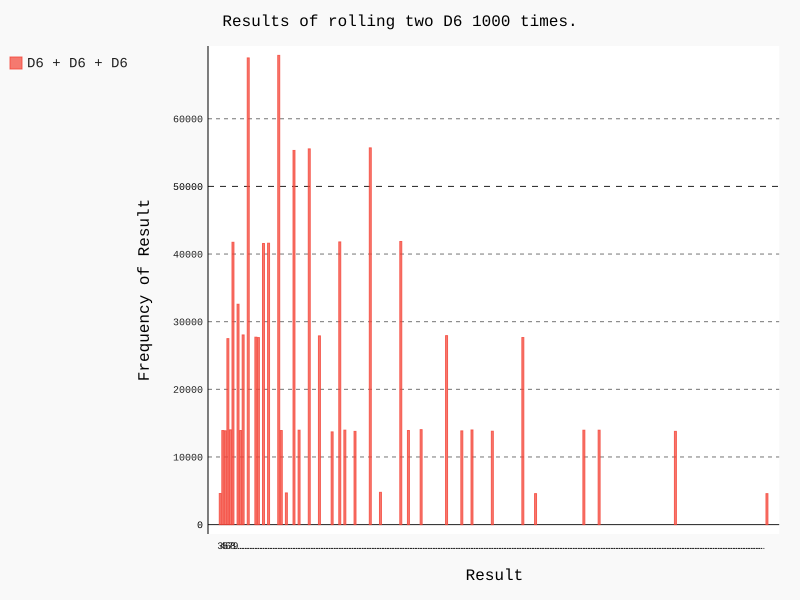

This chart was generated by the following Python code:
from die import Die

import pygal

# 创建两个D6
die_1 = Die(6)
die_2 = Die(6)
die_3 = Die(6)

# 掷几次骰子，并将结果储存在一个列表中
results = [die_1.roll() * die_2.roll() * die_3.roll() for roll_num in range(1000000)]

# 分析结果
max_result = die_1.num_sides * die_2.num_sides * die_3.num_sides
frequencies = [results.count(value) for value in range(1, max_result+1)]

# 可视化结果
hist = pygal.Bar()

hist.title = "Results of rolling two D6 1000 times."
hist.x_labels = [x for x in range(3, max_result+1)]
hist.x_title = "Result"
hist.y_title = "Frequency of Result"

hist.add('D6 + D6 + D6', frequencies)
hist.render_to_file('die_visual.svg')
